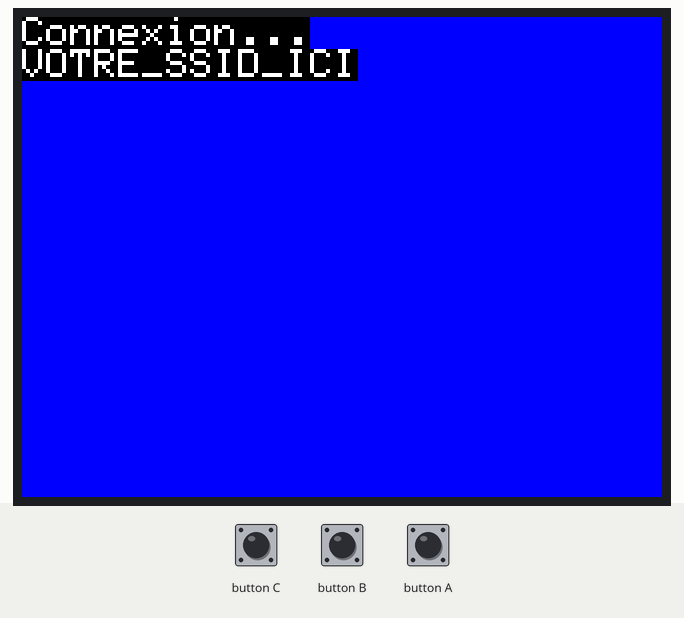
This sketch was run on a simulated ESP32. On the bench: 320×240 colour display. WiFi joins after 1.5 s; servers stay silent unless stated.

Above: at 0.3 s.
At 0.8 s:
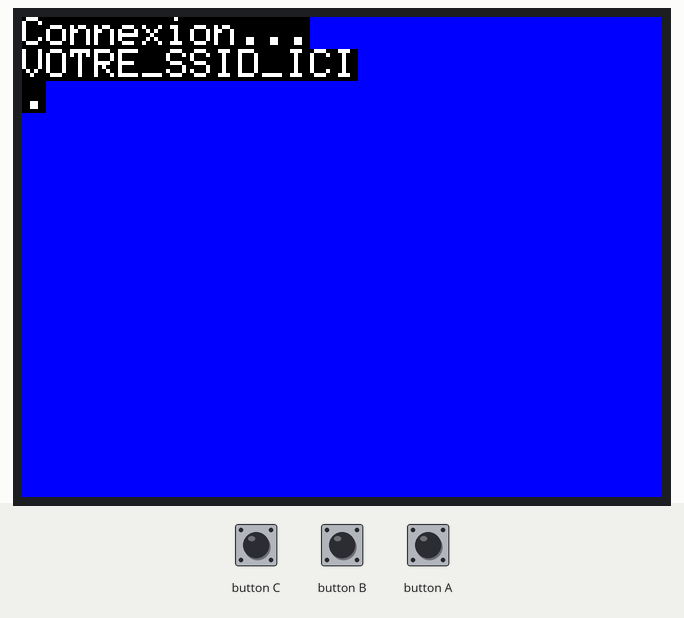
At 1.3 s:
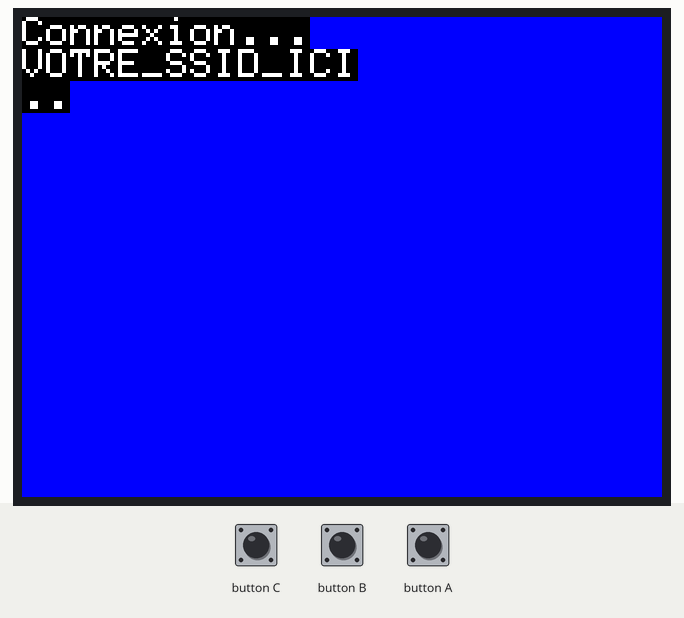
At 1.9 s:
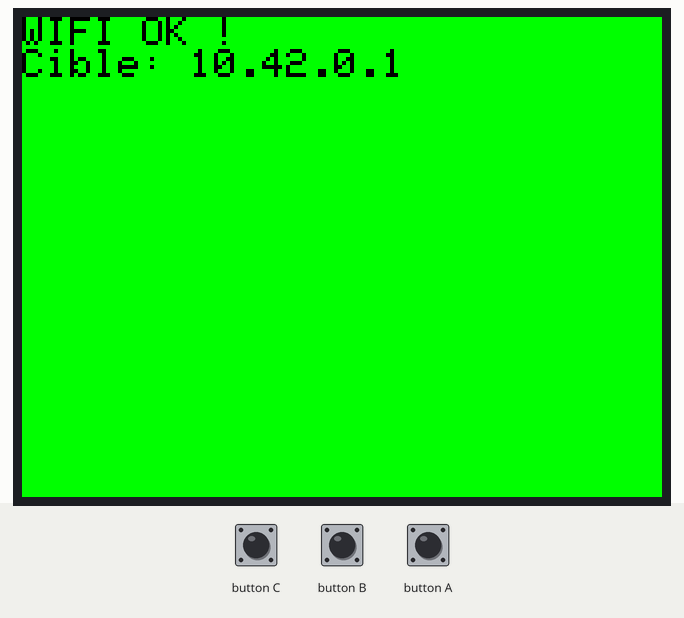

The sketch:

ZenCantine_Mic_ino.ino
```cpp
#include <M5Unified.h>
#include <WiFi.h>
#include <WiFiUdp.h>
#include "config.h"

WiFiUDP udp;
static int16_t record_data[256];

// Fonction pour calculer les dB à partir de l'amplitude
float calculateDB(int amplitude) {
    if (amplitude <= 0) return 0.0;
    // Formule approximative : dB = 20 * log10(amplitude / référence)
    // On utilise une référence arbitraire et on ajoute un offset pour des valeurs positives
    return 20.0 * log10((float)amplitude + 1.0) + 20.0;  // +20 pour avoir des valeurs positives
}

void setup() {
    auto cfg = M5.config();
    cfg.internal_spk = false;
    M5.begin(cfg);

    M5.Display.setRotation(3);
    M5.Display.setTextSize(2);

    // --- Config Micro ---
    auto mic_cfg = M5.Mic.config();
    mic_cfg.sample_rate = 16000;
    mic_cfg.magnification = 128;
    M5.Mic.config(mic_cfg);
    M5.Mic.begin();

    // --- Connexion Wi-Fi ---
    M5.Display.fillScreen(TFT_BLUE);
    M5.Display.setCursor(0, 0);
    M5.Display.println("Connexion...");
    M5.Display.println(WIFI_SSID); // Affiche le nom du réseau

    WiFi.begin(WIFI_SSID, WIFI_PASS);

    // Boucle d'attente
    while (WiFi.status() != WL_CONNECTED) {
        delay(500);
        M5.Display.print(".");
    }

    // --- Succès ---
    M5.Display.fillScreen(TFT_GREEN);
    M5.Display.setCursor(0, 0);
    M5.Display.setTextColor(TFT_BLACK);
    M5.Display.println("WIFI OK !");
    M5.Display.printf("Cible: %s", TARGET_IP);
    delay(2000);
}

void loop() {
    M5.update();

    // Enregistrement du son
    if (M5.Mic.record(record_data, 256, 16000)) {
        long sum = 0;
        for (int i = 0; i < 256; i++) sum += abs(record_data[i]);
        int raw_volume = (sum / 256) / 3;

        // Calcul du niveau en dB
        float db_level = calculateDB(raw_volume);

        // Envoi UDP en utilisant les variables de config.h
        udp.beginPacket(TARGET_IP, TARGET_PORT);
        udp.printf("vol:%.1f", db_level);  // Envoi avec 1 décimale
        udp.endPacket();

        // --- Affichage Visuel ---
        M5.Display.setCursor(0, 40);

        // Seuil visuel local (juste pour l'écran du micro) - ajusté pour dB
        if(db_level > 70) M5.Display.fillScreen(TFT_RED);
        else M5.Display.fillScreen(TFT_BLACK);

        M5.Display.setCursor(10, 60);
        M5.Display.setTextColor(TFT_WHITE);
        M5.Display.setTextSize(3);
        M5.Display.printf("%.1f dB", db_level);

        delay(20);
    }
}
```

config_template.h
```cpp
// RENOMMEZ CE FICHIER EN "config.h" ET REMPLISSEZ VOS INFOS
#ifndef CONFIG_H
#define CONFIG_H

const char* WIFI_SSID = "VOTRE_SSID_ICI";
const char* WIFI_PASS = "VOTRE_MOT_DE_PASSE_ICI";
const char* TARGET_IP = "10.42.0.1";
const int TARGET_PORT = 4210;

#endif
```

Measured:
- what the display in image 1 shows lasts 0.5 s, from 0.7 s to 1.2 s
- what the display in image 2 shows lasts 0.6 s, from 1.2 s to 1.8 s
